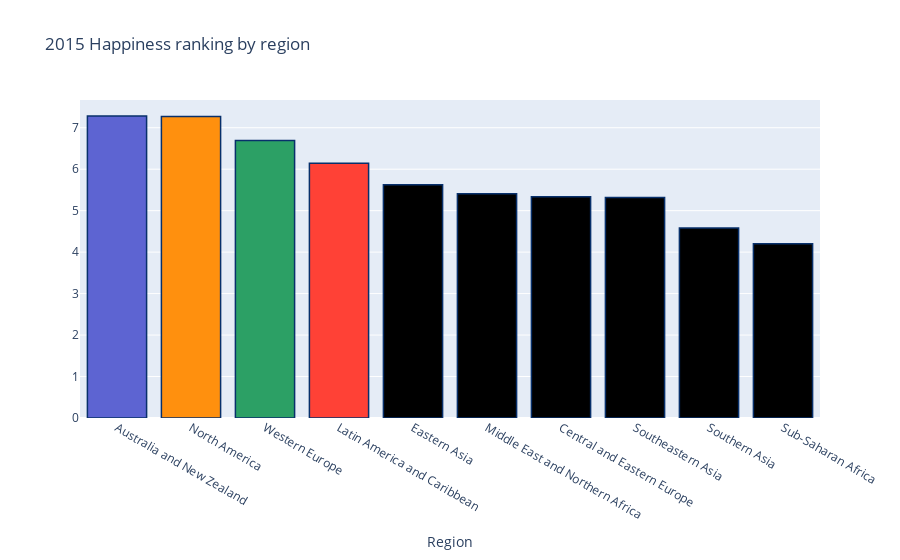

Notebook code cell kept with this figure:
### Code cell
region_mean = data2015.groupby(['region'])['happiness_score'].mean()
region_mean.sort_values(ascending=False, inplace=True)

# Bar Chart
trace1 = go.Bar(
    x=region_mean.index,
    y=region_mean.values,
    marker=dict(
        color=['rgb(93, 100, 210)', 'rgb(255, 144, 14)',
               'rgb(44, 160, 101)', 'rgb(255, 65, 54)'],
        line=dict(
            color='rgb(8,48,107)',
            width=1.5,
        )
    ),
)

data = [trace1]
layout = go.Layout(
    barmode='stack'
)
layout = dict(title = '2015 Happiness ranking by region',
              xaxis= dict(title= 'Region',ticklen= 5,zeroline= False)
             )
fig = go.Figure(data=data, layout=layout)
iplot(fig)

### Figure 1 — Plotly figure (JSON) as saved in the notebook; plotly's stock layout.template omitted (floating-point values rounded to 4 significant figures)
{"data": [{"marker": {"color": ["rgb(93, 100, 210)", "rgb(255, 144, 14)", "rgb(44, 160, 101)", "rgb(255, 65, 54)"], "line": {"color": "rgb(8,48,107)", "width": 1.5}}, "type": "bar", "x": ["Australia and New Zealand", "North America", "Western Europe", "Latin America and Caribbean", "Eastern Asia", "Middle East and Northern Africa", "Central and Eastern Europe", "Southeastern Asia", "Southern Asia", "Sub-Saharan Africa"], "y": [7.285, 7.273, 6.69, 6.145, 5.626, 5.407, 5.333, 5.317, 4.581, 4.203]}], "layout": {"title": {"text": "2015 Happiness ranking by region"}, "xaxis": {"ticklen": 5, "title": {"text": "Region"}, "zeroline": false}}}
